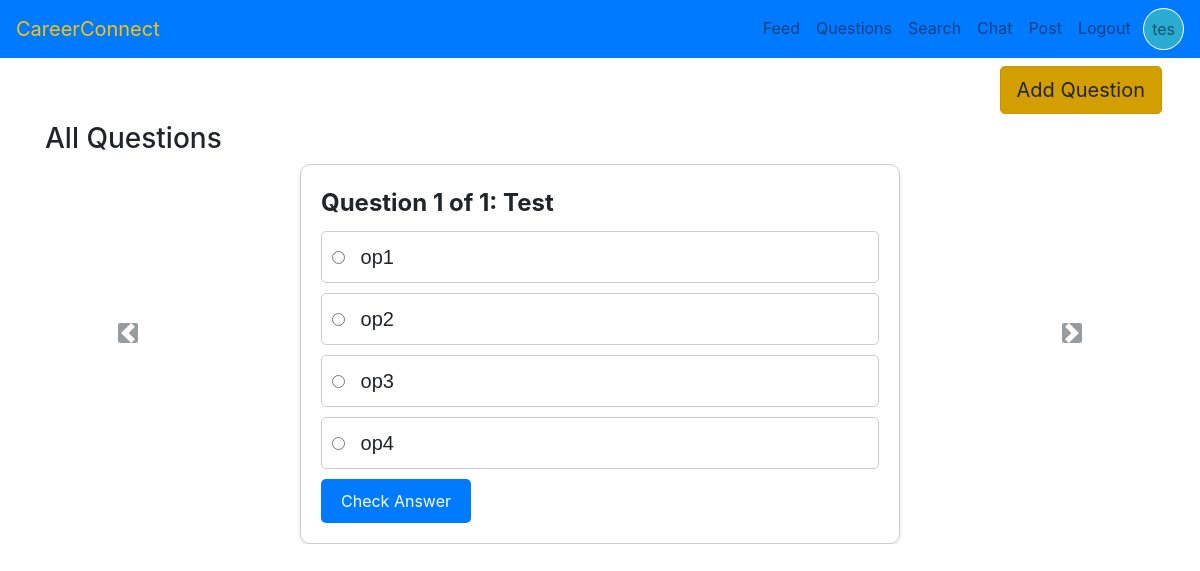
The app's page /questions (signed in) with its own data.
### app.py (models this page shows, shortened)
class User(db.Model, UserMixin):
    id = db.Column(db.Integer, primary_key=True)
    username = db.Column(db.String(20), unique=True, nullable=False)
    password_hash = db.Column(db.String(128), nullable=False)
    profile_image = db.Column(db.String(128), default="def.jpg")
    occupation=db.Column(db.String(80), default="Student")
    posts = db.relationship("Post", back_populates="user", lazy="subquery")
    comments = db.relationship("Comment", backref="user", lazy="dynamic")
    likes = db.relationship("Like", backref="user", lazy="dynamic")
    chats_sent = db.relationship(
        "Chat", foreign_keys=[Chat.sender_id], backref="sender_user", lazy="dynamic"
    )
    chats_received = db.relationship(
        "Chat", foreign_keys=[Chat.receiver_id], backref="receiver_user", lazy="dynamic"
    )

class Question(db.Model):
    id = db.Column(db.Integer, primary_key=True)
    question = db.Column(db.String(100), nullable=False)
    timestamp = db.Column(
        db.DateTime, nullable=False, default=datetime.now(timezone("Asia/Kolkata"))
    )
    option1 = db.Column(db.String(100))
    option2 = db.Column(db.String(100))
    option3 = db.Column(db.String(100))
    option4 = db.Column(db.String(100))
    answer = db.Column(db.String(100))
    timestamp = db.Column(
        db.DateTime, nullable=False, default=datetime.now(timezone("Asia/Kolkata"))
    )

### app.py (the view)
@app.route("/questions")
@login_required
def questions():
    questionId = request.args.get('question_id')
    print(questionId)
    if questionId is None:
        questionId = 1
    allQuestions = Question.query.order_by(Question.timestamp.desc()).all()
    data = {}
    return render_template(
        "questions.html",
        title="Practise Questions",
        data=data,
        questions=allQuestions,
        timezone=timezone,
        loop_index = questionId
    )

### app.py (called while the page is built)
@login.user_loader
def load_user(user_id):
    return User.query.get(int(user_id))

### templates/questions.html (shortened to what this page needs)
{% extends "base.html" %}
{% block content %}
<link rel="stylesheet" href="https://stackpath.bootstrapcdn.com/bootstrap/4.5.0/css/bootstrap.min.css"
>
<div class="row d-flex justify-content-end p-2">
    <a href="{{url_for('add_question')}}" class="btn btn-warning btn-lg active" role="button"
       aria-pressed="true">Add Question</a>
</div>
<div id="carouselExample" class="carousel slide" data-interval="false" data-ride="carousel">
    <h3>All Questions</h3>
    {% if questions %}
    <div class="carousel-inner">
        {% for question in questions %}
        <div class="carousel-item {% if loop.index | string() == loop_index | string() %} active {% endif %} ">
            <div class="quiz-container">
                <form method="POST" action="/question/submit?question_id={{ question.id }}">
                    <div class="question">Question {{ loop.index }} of {{ questions | length }}: {{question.question}}</div>
                    <label class="option">
                        <input type="radio" name="{{question.id}}" value="option1"> {{question.option1}}
                    </label>
                    <label class="option">
                        <input type="radio" name="{{question.id}}" value="option2"> {{question.option2}}
                    </label>
                    <label class="option">
                        <input type="radio" name="{{question.id}}" value="option3"> {{question.option3}}
                    </label>
                    <label class="option">
                        <input type="radio" name="{{question.id}}" value="option4"> {{question.option4}}
                    </label>
                    <button class="submit-btn" type="submit">Check Answer</button>
                </form>
            </div>
        </div>
        {% endfor %}
    </div>
    <a class="carousel-control-prev" href="#carouselExample" role="button" style="padding: 2rem" data-slide="prev">
        <span class="carousel-control-prev-icon bg-dark" style="border-radius: 10%;" aria-hidden="true"></span>
    </a>
    <a class="carousel-control-next" href="#carouselExample" role="button" style="padding: 2rem" data-slide="next">
        <span class="carousel-control-next-icon bg-dark" style="border-radius: 10%;" aria-hidden="true"></span>
    </a>
    {% else %}
    <div class="text-center mt-4">
        <p style="font-size: 20px;">There are no questions yet...</p>
    </div>
    {% endif %}
</div>
{% endblock %}

### templates/navbar.html (shortened to what this page needs)
<!DOCTYPE html>
<html lang="en">
<head>
    <link rel="stylesheet" href="{{ url_for('static', filename='style.css') }}">
    <link rel="stylesheet" href="https://stackpath.bootstrapcdn.com/bootstrap/4.5.2/css/bootstrap.min.css"
>
</head>
<body>
    <nav class="navbar navbar-expand-lg navbar-light bg-primary ">
        <a class="navbar-brand text-warning" href="#">CareerConnect</a>
        <div class="collapse navbar-collapse" id="navbarNav">
            <ul class="navbar-nav ml-auto">
                {% if current_user.is_authenticated %}
                <li class="nav-item">
                    <a class="nav-link" href="{{ url_for('feed') }}">Feed</a>
                </li>
                <li class="nav-item">
                    <a class="nav-link" href="{{ url_for('questions') }}">Questions</a>
                </li>
                <li class="nav-item">
                    <a class="nav-link" href="{{ url_for('search') }}">Search</a>
                </li>
                <li class="nav-item">
                    <a class="nav-link" href="{{ url_for('all_chats_with_people') }}">Chat</a>
                </li>
                <li class="nav-item">
                    <a class="nav-link" href="{{ url_for('create_post') }}">Post</a>
                </li>
                <li class="nav-item">
                    <a class="nav-link" href="{{ url_for('logout') }}">Logout&nbsp;</a>
                </li>
                <li class="nav-item">
                    <a class="nav-link profile-img" href="{{ url_for('profile', username=current_user.username) }}" style="border-radius: 50%; border: 1px solid white "> {{ current_user.username[:3] }}</a>
                </li>
                {% endif %}
            </ul>
        </div>
    </nav>
</body>
</html>

### static/style.css (style rules this page uses)
.quiz-container { width: 600px; margin: 0 auto; padding: 20px; border: 1px solid #ccc; border-radius: 10px; box-shadow: 0 2px 4px rgba(0, 0, 0, 0.1); }
.question { font-size: 24px; font-weight: bold; margin-bottom: 10px; }
.option { font-family: Arial, sans-serif; font-size: 20px; display: block; margin-bottom: 10px; padding: 10px; border: 1px solid #ccc; border-radius: 5px; }
.option input[type="radio"] { margin-right: 10px; }
.submit-btn { background-color: #007bff; color: white; border: none; padding: 10px 20px; border-radius: 5px; cursor: pointer; }

### templates/navbar.html (style rules this page uses)
.navbar-light .navbar-nav .nav-link { color: white; transition: color 1s; }
.profile-img { background-color: #2aabd2; transition: background-color 1s; }

### records on screen
User: username "tes"
Question: questions "1", question "Test", option1 "op1", option2 "op2", option3 "op3", option4 "op4"
